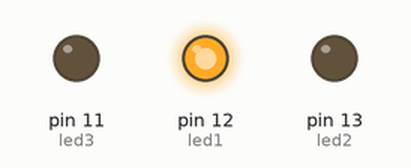
This sketch was run on a simulated Arduino Uno, built with avr-gcc and run on an emulated ATmega328P. Parts: output pins drawn as LEDs (lit = HIGH).

Above: at 0.02 s.
At 1.47 s:
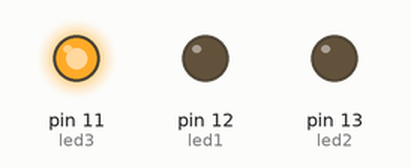
At 2.92 s:
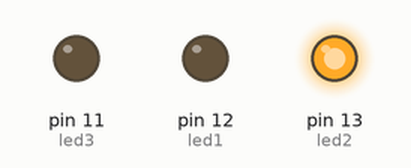
Timing chart, 0 to 3.2 s (numbered marks = the images above):
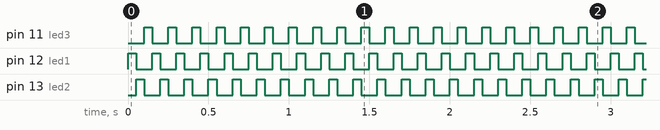

The sketch:

sketch.ino
```cpp
// Arduino code to blink two LEDs alternately
// Connect one LED to pin 12 and another to pin 13

int led1 = 12;  // First LED connected to digital pin 12
int led2 = 13;  // Second LED connected to digital pin 13
int led3 = 11;
int delayTime = 50;  // Delay in milliseconds

void setup() {
  // Initialize both digital pins as outputs
  pinMode(led1, OUTPUT);
  pinMode(led2, OUTPUT);
  pinMode(led3, OUTPUT);
}

void loop() {
  // Turn on first LED, turn off second LED
  digitalWrite(led1, HIGH);
  digitalWrite(led2, LOW);
  digitalWrite(led3, LOW);
  delay(delayTime);

  // Turn off first LED, turn on second LED
  digitalWrite(led1, LOW);
  digitalWrite(led2, HIGH);
  digitalWrite(led3, LOW);
  delay(delayTime);

  digitalWrite(led2, LOW);
  digitalWrite(led3, HIGH);
  digitalWrite(led1, LOW);
  delay(delayTime);
}
  
```

Measured:
- by itself, pin 11 (led3), pin 12 (led1), pin 13 (led2): alternates HIGH for 0.05 s and LOW for 0.10 s
